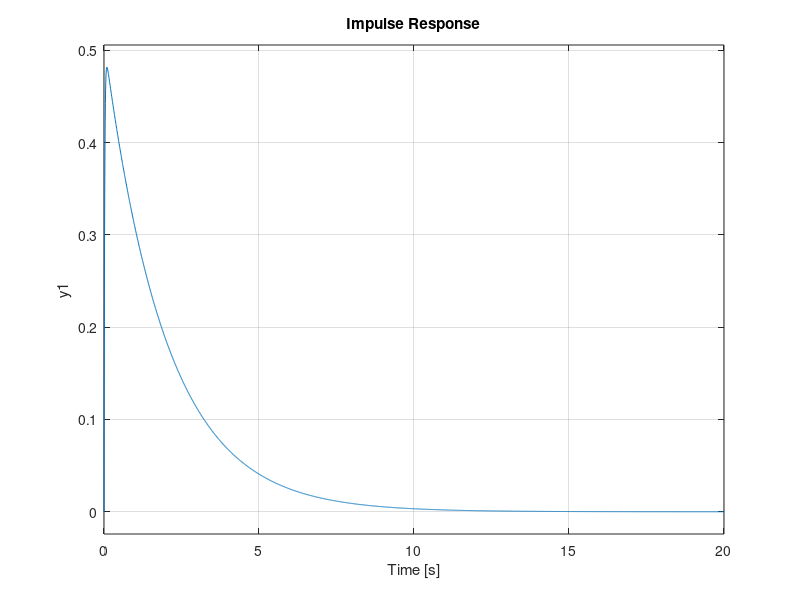

Write MATLAB code to recreate this figure.
clc
clear all 
close all 
wn=input('Enter the valu of undamped natural frequency: ')
z= input('Enter the value of damping ratio: ')
n=[wn*wn]
p=sqrt(1-(z^2))
wd=wn*p
h=[p/z]
k=atan(h)
m=pi-k;
tr= [m/wd]
tp=[pi/wd]
q=z*wn
ts=[h/q]
r=z*pi
f=[r/p]
mp=exp(-f)
num=[0 0 n]
den=[1 2*z*wn n]
s=tf(num,den)
hold on
step(s)
impulse(s)
hold off
